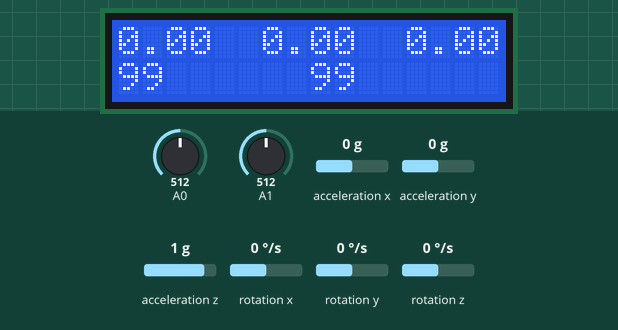
Simulated run of this sketch. Board: Arduino Uno, built with avr-gcc and run on an emulated ATmega328P. Shown: 16×2 character LCD. The inputs (shaded band) are chosen by the test bench; at power-on: rotation z 0 °/s, A0 = 512, A1 = 512, acceleration x 0 g, acceleration y 0 g, acceleration z 1 g, rotation x 0 °/s, rotation y 0 °/s.

Above: at 4.2 s.
4.3 s: rotation z set to -192 °/s
At 5.0 s:
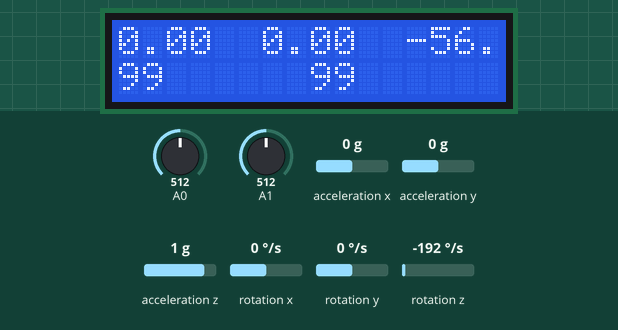
6.6 s: A0 set to 490
At 7.0 s:
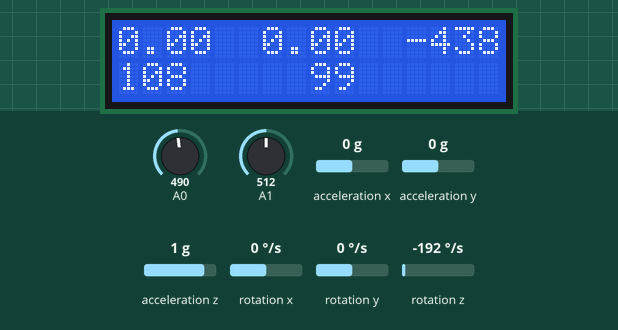
8.6 s: A1 set to 490
At 9.1 s:
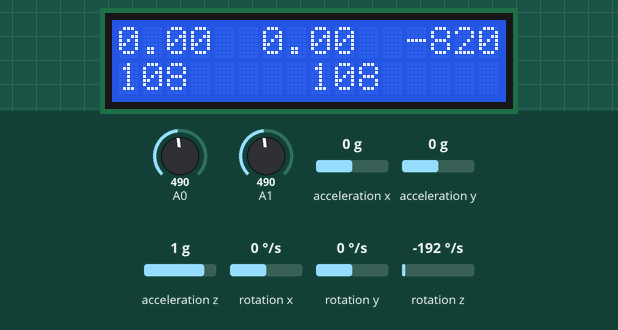
10.7 s: rotation z set to 0 °/s
At 11.9 s:
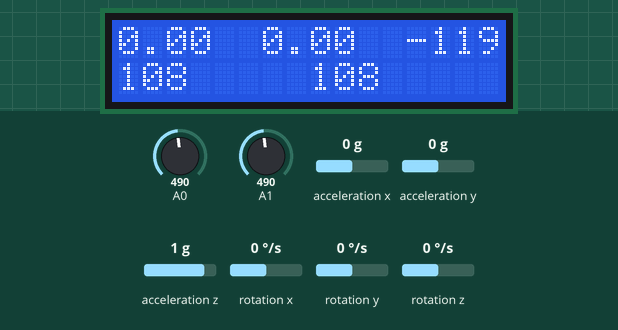
12.2 s: acceleration x set to -1.4 g
At 13.3 s:
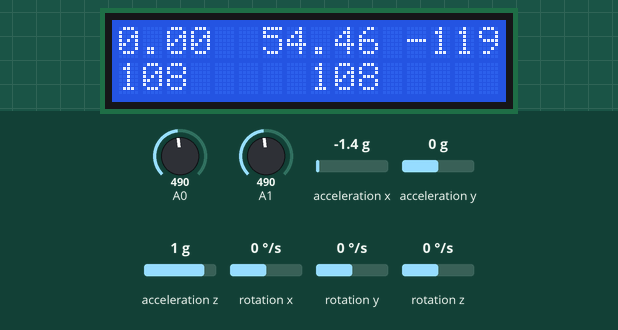
13.7 s: A0 set to 510
Timing chart, 0 to 16.3 s (numbered marks = the images above; inputs shaded):
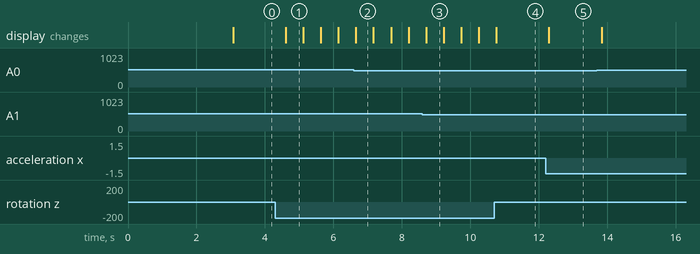

The sketch:

sketch_mar28_gyroLCD_A01.ino
```cpp
//www.diyusthad.com
#include <LiquidCrystal.h>


#include <MPU6050_tockn.h>
#include <Wire.h>


const int rs = 12, en = 11, d4 = 5, d5 = 4, d6 = 3, d7 = 2;
LiquidCrystal lcd(rs, en, d4, d5, d6, d7);


MPU6050 mpu6050(Wire);
long timer = 0;

int inputVal = 0;
long fixIn = 0;

void setup() {

  Wire.begin();

  lcd.begin(16, 2);
  lcd.setCursor(0,0);
  lcd.print("First line");
  lcd.setCursor(0,1);
  lcd.print("Second line");


  mpu6050.begin();
  mpu6050.calcGyroOffsets(true);


}

void loop() {
  mpu6050.update();

  if(millis() - timer > 500){

      lcd.setCursor(0,0);
      lcd.print("                ");
      lcd.setCursor(0,0);
      lcd.print(mpu6050.getAngleX());
      lcd.setCursor(6,0);
      lcd.print(mpu6050.getAngleY());
      lcd.setCursor(12,0);
      lcd.print(mpu6050.getAngleZ());

      lcd.setCursor(0,1);
      lcd.print("                ");
      inputVal = analogRead (A0); // Analog Values 0 to 1023
      lcd.setCursor(0,1);
      fixIn = 102300/inputVal - 100;
      lcd.print(fixIn);
      inputVal = analogRead (A1); // Analog Values 0 to 1023
      lcd.setCursor(8,1);
      fixIn = 102300/inputVal - 100;
      lcd.print(fixIn);


      timer = millis();
      //lcd.setCursor(8,1);
      //lcd.print(timer);

  }
}
```

Measured:
- after the input at 4.3 s, the display: changes after 0.31 s (image 1)
- after the input at 12.2 s, the display: changes after 0.09 s (image 5)
- what the display in image 1 shows lasts 0.5 s, from 4.6 s to 5.1 s
